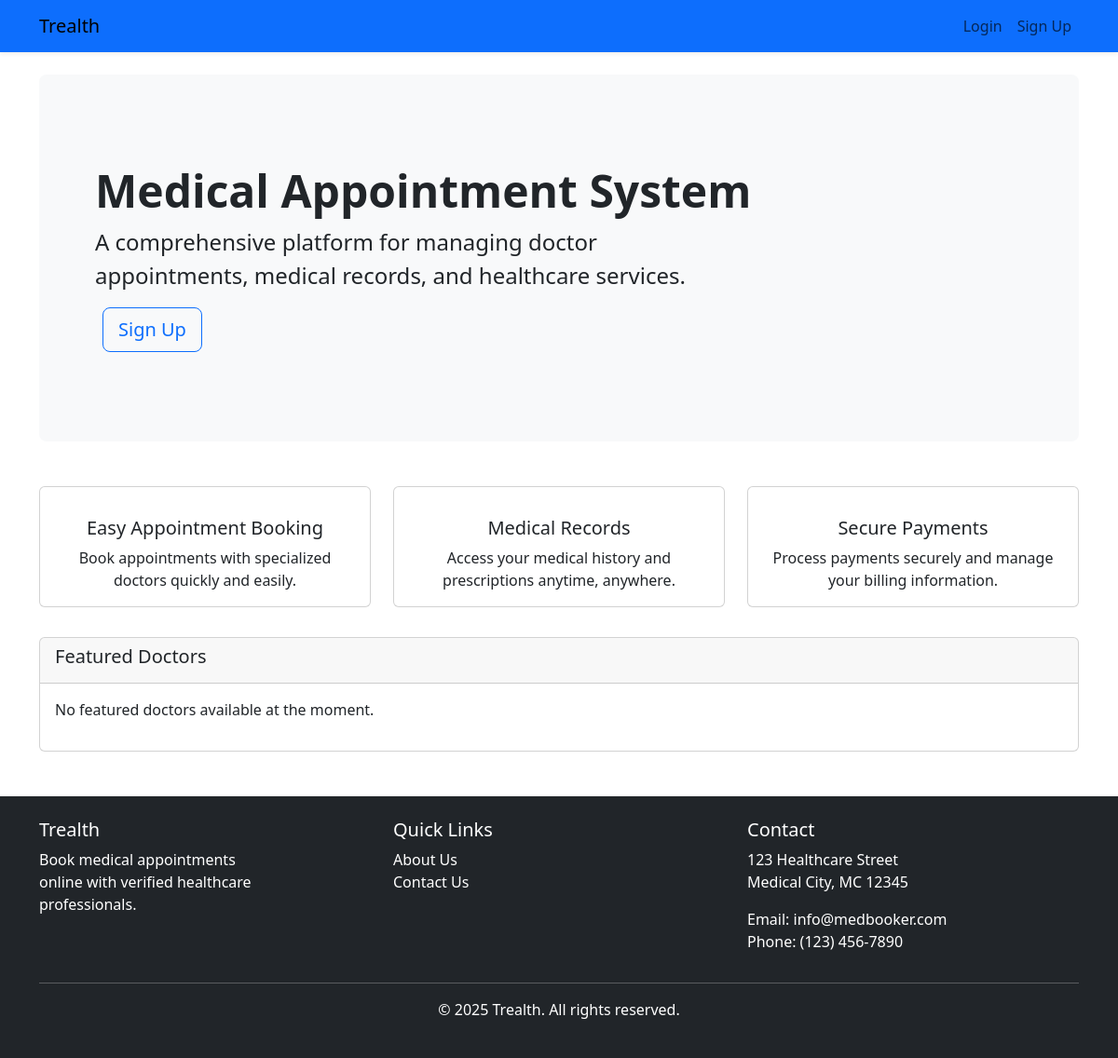
Before: / with the older database file.
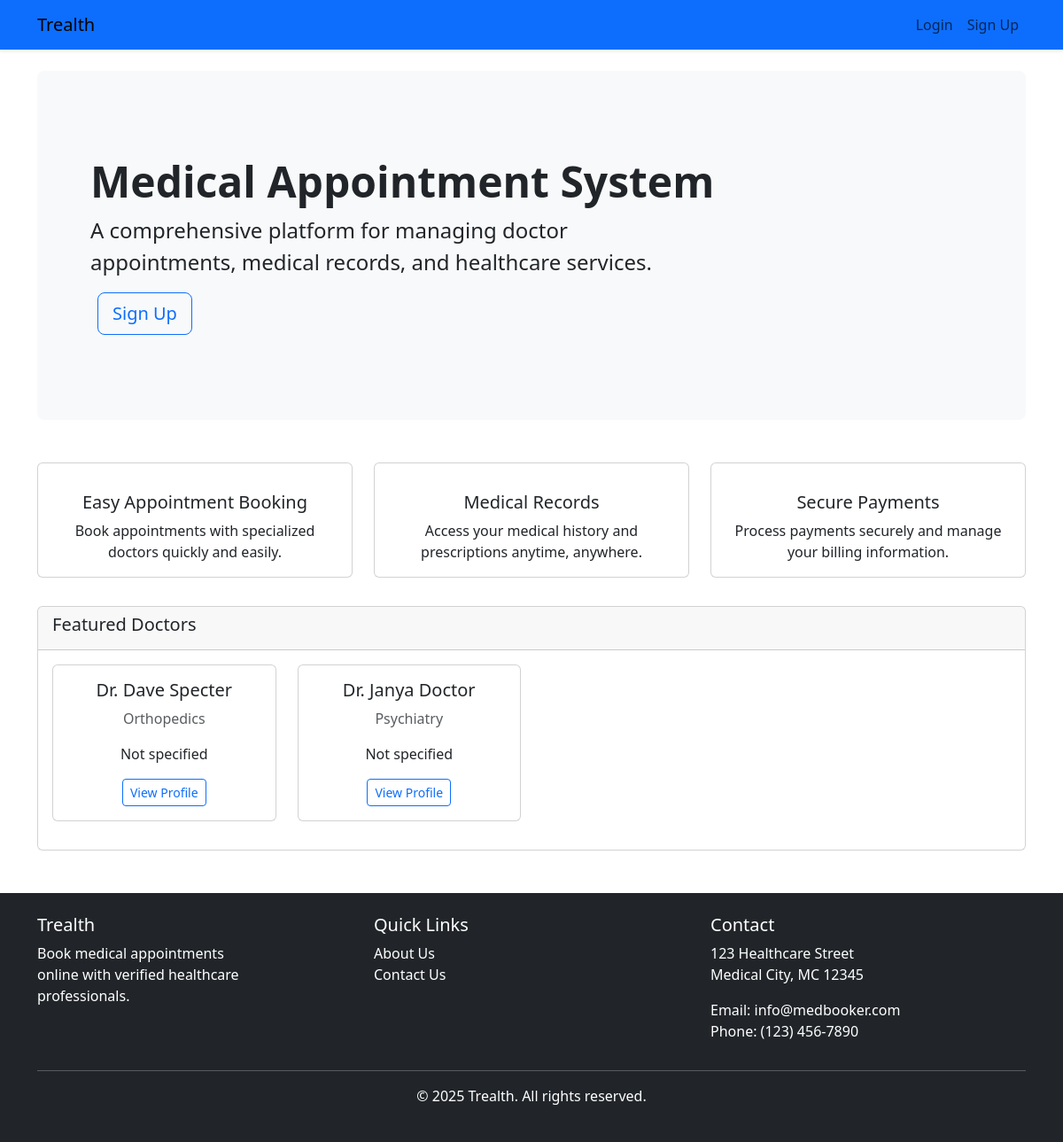
After: the same page with the newer database file.
### doctors/models.py (models this page shows, shortened)
class Doctor(models.Model):
    doctor_id = models.AutoField(primary_key=True)
    user = models.OneToOneField(settings.AUTH_USER_MODEL, on_delete=models.CASCADE, related_name='doctor_profile')
    full_name = models.CharField(max_length=255)
    specialization = models.CharField(max_length=255)
    experience_years = models.IntegerField()
    license_number = models.CharField(max_length=50)
    consultation_fee = models.DecimalField(max_digits=10, decimal_places=2)
    hospital_name = models.CharField(max_length=255)
    hospital_location = models.CharField(max_length=255)

### core/views.py (the view)
# urls.py: 2. Add a URL to urlpatterns:  path('', views.home, name='home')
def home(request):
    featured_doctors = Doctor.objects.all()[:4]
    return render(request, 'core/home.html', {'featured_doctors': featured_doctors})

### templates/core/home.html (shortened to what this page needs)
{% extends 'base.html' %}
{% block content %}
<div class="row">
    <div class="col-md-12">
        <div class="p-5 mb-4 bg-light rounded-3">
            <div class="container-fluid py-5">
                <h1 class="display-5 fw-bold">Medical Appointment System</h1>
                <p class="col-md-8 fs-4">A comprehensive platform for managing doctor appointments, medical records, and healthcare services.</p>
                {% if not user.is_authenticated %}
                <a href="{% url 'accounts:signup' %}" class="btn btn-outline-primary btn-lg ms-2">Sign Up</a>
                {% endif %}
            </div>
        </div>
    </div>
</div>
<div class="row mt-4">
    <div class="col-md-4">
        <div class="card mb-4">
            <div class="card-body text-center">
                <h5 class="card-title mt-3">Easy Appointment Booking</h5>
                <p class="card-text">Book appointments with specialized doctors quickly and easily.</p>
            </div>
        </div>
    </div>
    <div class="col-md-4">
        <div class="card mb-4">
            <div class="card-body text-center">
                <h5 class="card-title mt-3">Medical Records</h5>
                <p class="card-text">Access your medical history and prescriptions anytime, anywhere.</p>
            </div>
        </div>
    </div>
    <div class="col-md-4">
        <div class="card mb-4">
            <div class="card-body text-center">
                <h5 class="card-title mt-3">Secure Payments</h5>
                <p class="card-text">Process payments securely and manage your billing information.</p>
            </div>
        </div>
    </div>
</div>
<div class="row mt-2">
    <div class="col-md-12">
        <div class="card">
            <div class="card-header">
                <h5>Featured Doctors</h5>
            </div>
            <div class="card-body">
                <div class="row">
                    {% for doctor in featured_doctors %}
                    <div class="col-md-3">
                        <div class="card mb-3">
                            <div class="card-body text-center">
                                <h5 class="card-title">Dr. {{ doctor.full_name }}</h5>
                                <p class="card-text text-muted">{{ doctor.specialization }}</p>
                                <p class="card-text">{{ doctor.hospital_name }}</p>
                                <a href="{% url 'core:find_doctor' %}?id={{ doctor.doctor_id }}" class="btn btn-sm btn-outline-primary">View Profile</a>
                            </div>
                        </div>
                    </div>
                    {% empty %}
                    <div class="col-md-12">
                        <p>No featured doctors available at the moment.</p>
                    </div>
                    {% endfor %}
                </div>
            </div>
        </div>
    </div>
</div>
{% endblock %}

Changed rows visible on the page:
added Doctor: full_name "Dave Specter", specialization "Orthopedics", hospital_name "Not specified"
added Doctor: full_name "Janya Doctor", specialization "Psychiatry", hospital_name "Not specified"
Other visible differences:
text no longer shown: "No featured doctors available at the moment."
